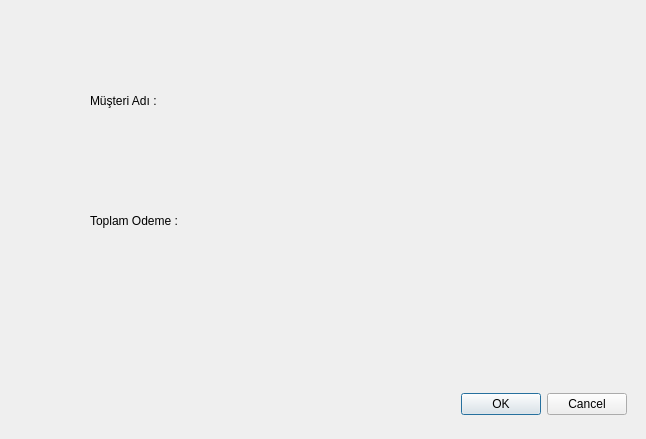
<?xml version="1.0" encoding="UTF-8"?>
<ui version="4.0">
 <class>BillPaymountDialog</class>
 <widget class="QDialog" name="BillPaymountDialog">
  <property name="geometry">
   <rect>
    <x>0</x>
    <y>0</y>
    <width>646</width>
    <height>439</height>
   </rect>
  </property>
  <property name="windowTitle">
   <string>Checkout Ödeme</string>
  </property>
  <widget class="QLabel" name="label">
   <property name="geometry">
    <rect>
     <x>90</x>
     <y>70</y>
     <width>91</width>
     <height>61</height>
    </rect>
   </property>
   <property name="text">
    <string>Müşteri Adı : </string>
   </property>
  </widget>
  <widget class="QLabel" name="CustomerNameOutput">
   <property name="geometry">
    <rect>
     <x>200</x>
     <y>60</y>
     <width>361</width>
     <height>91</height>
    </rect>
   </property>
   <property name="text">
    <string/>
   </property>
  </widget>
  <widget class="QLabel" name="label_2">
   <property name="geometry">
    <rect>
     <x>90</x>
     <y>190</y>
     <width>111</width>
     <height>61</height>
    </rect>
   </property>
   <property name="text">
    <string>Toplam Odeme :</string>
   </property>
  </widget>
  <widget class="QLabel" name="BillAmount">
   <property name="geometry">
    <rect>
     <x>230</x>
     <y>190</y>
     <width>301</width>
     <height>61</height>
    </rect>
   </property>
   <property name="text">
    <string/>
   </property>
  </widget>
  <widget class="QDialogButtonBox" name="buttonBox">
   <property name="geometry">
    <rect>
     <x>460</x>
     <y>390</y>
     <width>167</width>
     <height>29</height>
    </rect>
   </property>
   <property name="standardButtons">
    <set>QDialogButtonBox::StandardButton::Cancel|QDialogButtonBox::StandardButton::Ok</set>
   </property>
  </widget>
 </widget>
 <resources/>
 <connections/>
</ui>
